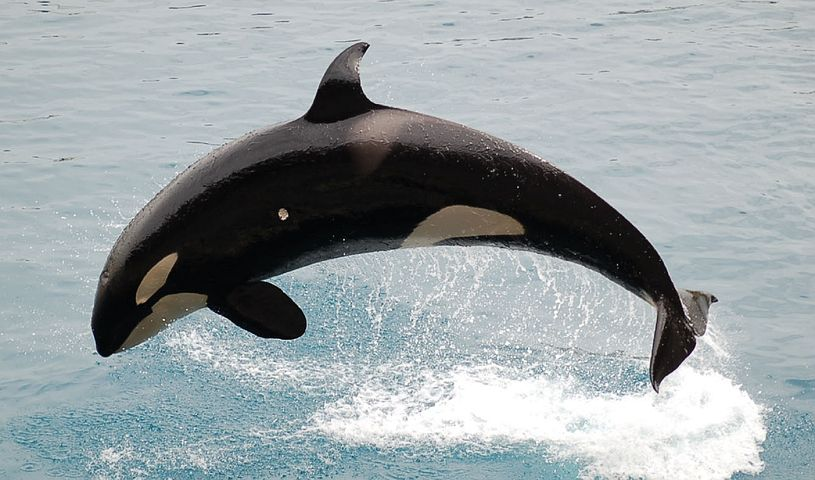
#> input picture btl/images/whale.jpg, 815 x 480 px
$ jupyter execute --allow-errors Chuong7.ipynb
#> lines starting #> are read from the running program, lines starting #| are printed output that depends on the picture; after the words box and inside, x2 and y2 are one past the last pixel; in counts of white or black regions, pixels touching at a corner belong together
With scikit-image

[cell 1]
from PIL import Image
from skimage.io import imread, imshow, show
import scipy.fftpack as fp
from scipy import ndimage, misc, signal
# from scipy.stats import signaltonoise
# from skimage import data, img_as_float
from skimage.color import rgb2gray
from skimage.transform import rescale
import matplotlib.pylab as pylab
import numpy as np
import numpy.fft
import timeit
import numpy as np
from scipy import signal, misc, ndimage
from skimage import filters, feature, img_as_float
from skimage.io import imread
from skimage.color import rgb2gray
from PIL import Image, ImageFilter
import matplotlib.pylab as pylab

[cell 2]
from skimage.feature import corner_harris
from skimage.color import rgb2gray
from skimage.io import imread
import pylab

# Đọc ảnh RGBA
image = imread('./images/whale.jpg')  # RGB hoặc RGBA image
#> image is the input picture: shape (480, 815, 3); mean R, G, B 152.9, 161.2, 164.4

# Loại bỏ kênh alpha nếu tồn tại
if image.shape[-1] == 4:  # Kiểm tra nếu ảnh có 4 kênh
    image = image[..., :3]  # Giữ lại 3 kênh đầu (RGB)

# Chuyển đổi sang grayscale
image_gray = rgb2gray(image)
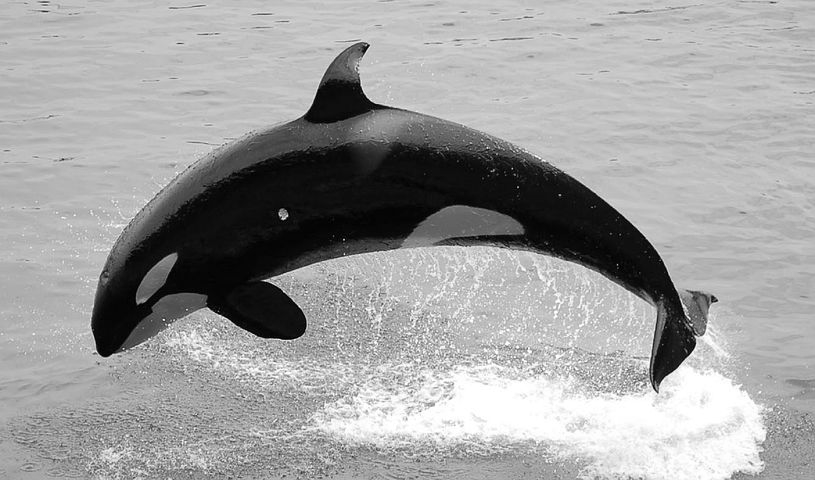
#> image_gray: shape (480, 815) float64; min 0, max 1, mean 0.626

# Áp dụng Harris Corner Detector
coordinates = corner_harris(image_gray, k=0.001)
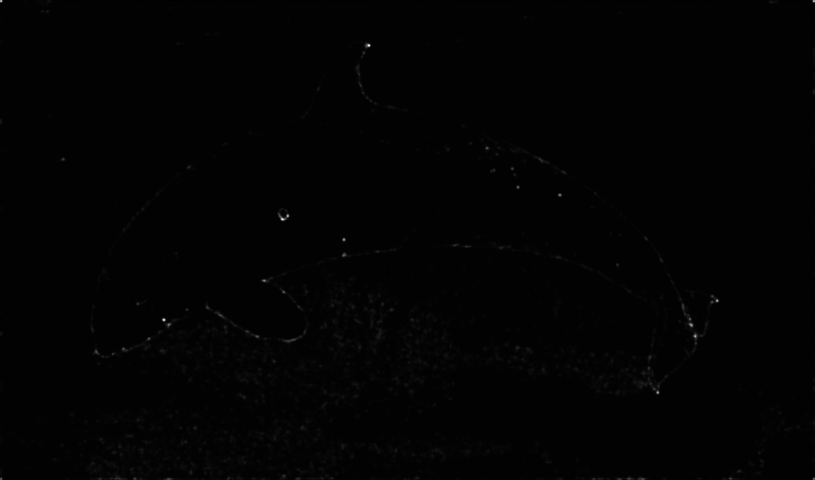
#> coordinates: shape (480, 815) float64; min -0.0377, max 4.43, mean 0.0116; drawn with min black and max white

# Đánh dấu góc phát hiện được bằng màu đỏ
image[coordinates > 0.01 * coordinates.max()] = [255, 0, 0]
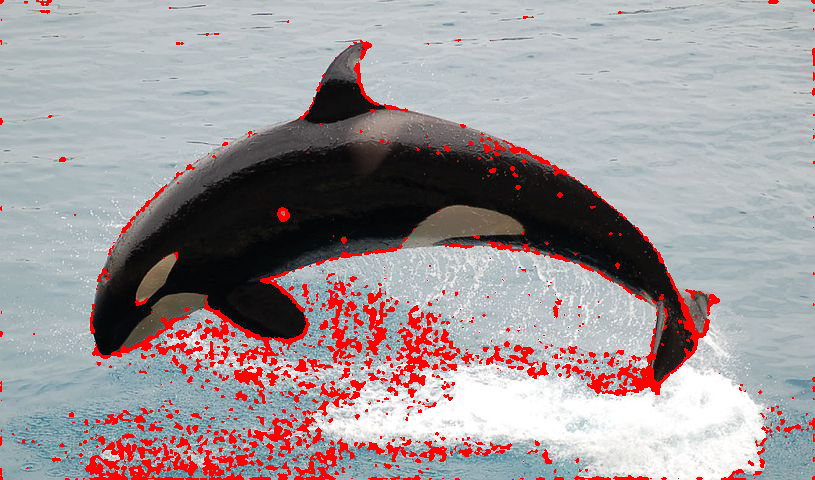
#> image: shape (480, 815, 3); 6.65% of pixels changed, all inside (x1, y1, x2, y2) = (0, 0, 815, 480)

# Hiển thị ảnh
pylab.figure(figsize=(20, 10))
pylab.imshow(image), pylab.axis('off'), pylab.show()

Determinant of Hessian (DoH)

[cell 3]
from matplotlib import colors
from numpy import sqrt
from skimage.feature import blob_dog, blob_log, blob_doh
from skimage.color import rgb2gray
from skimage.io import imread
import matplotlib.pyplot as plt
import pylab

# Đọc ảnh
im = imread('./images/cheetah.png')
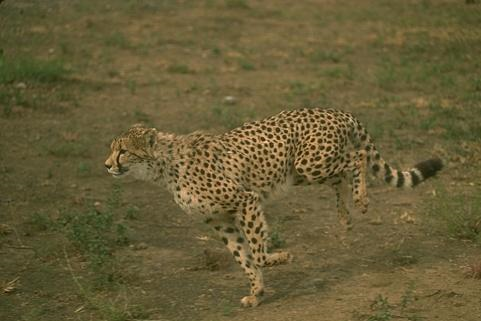
#> input picture btl/images/cheetah.png, 481 x 321 px
#> im is the input picture: shape (321, 481, 4); mean R, G, B, A 103.2, 92.9, 55, 255

# Loại bỏ kênh Alpha nếu có
if im.shape[-1] == 4:  # Kiểm tra nếu ảnh có 4 kênh
    im = im[..., :3]   # Lấy ba kênh đầu (RGB)
#> im: shape (321, 481, 3)

# Chuyển sang ảnh xám
im_gray = rgb2gray(im)
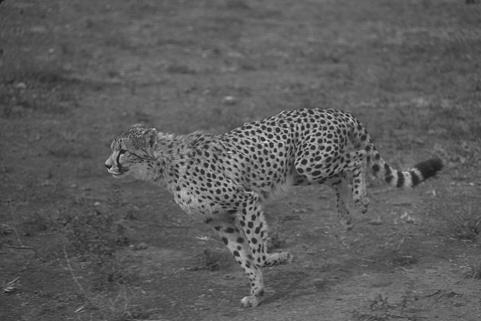
#> im_gray: shape (321, 481) float64; min 0.0531, max 0.867, mean 0.362

# Phát hiện blob
log_blobs = blob_log(im_gray, max_sigma=30, num_sigma=10, threshold=.1)
#> log_blobs = 417 rows, first 8: [128, 294, 1], [130, 249, 1], [155, 121, 1], [137, 311, 1], [118, 321, 1], [125, 288, 1], [117, 272, 1], [142, 266, 1]
log_blobs[:, 2] = sqrt(2) * log_blobs[:, 2]  # Tính bán kính trong cột thứ 3
dog_blobs = blob_dog(im_gray, max_sigma=30, threshold=0.1)
#> dog_blobs = 175 rows, first 8: [128, 294, 1], [130, 249, 1], [155, 121, 1], [142, 266, 1], [299, 244, 1.6], [166, 297, 1], [125, 288, 1], [172, 394, 1.6]
dog_blobs[:, 2] = sqrt(2) * dog_blobs[:, 2]
doh_blobs = blob_doh(im_gray, max_sigma=30, threshold=0.005)
#> doh_blobs = [[161, 303, 4.22], [240, 253, 4.22], [253, 235, 4.22], [223, 249, 4.22]]

list_blobs = [log_blobs, dog_blobs, doh_blobs]
colors, titles = ['yellow', 'lime', 'red'], ['Laplacian of Gaussian',
                                            'Difference of Gaussian', 'Determinant of Hessian']
sequence = zip(list_blobs, colors, titles)

# Hiển thị kết quả
fig, axes = pylab.subplots(2, 2, figsize=(20, 20), sharex=True, sharey=True)
axes = axes.ravel()
axes[0].imshow(im, interpolation='nearest')
axes[0].set_title('Original Image', size=30), axes[0].set_axis_off()

for idx, (blobs, color, title) in enumerate(sequence):
    axes[idx + 1].imshow(im, interpolation='nearest')
    axes[idx + 1].set_title('Blobs with ' + title, size=30)
    for blob in blobs:
        y, x, r = blob
        circle = plt.Circle((x, y), r, color=color, linewidth=2, fill=False)
        axes[idx + 1].add_patch(circle), axes[idx + 1].set_axis_off()
#> this loop made 3 passes
#> (color, title) on passes 1 to 3: ('yellow', 'Laplacian of Gaussian'), ('lime', 'Difference of Gaussian'), ('red', 'Determinant of Hessian')

pylab.tight_layout(), pylab.show()
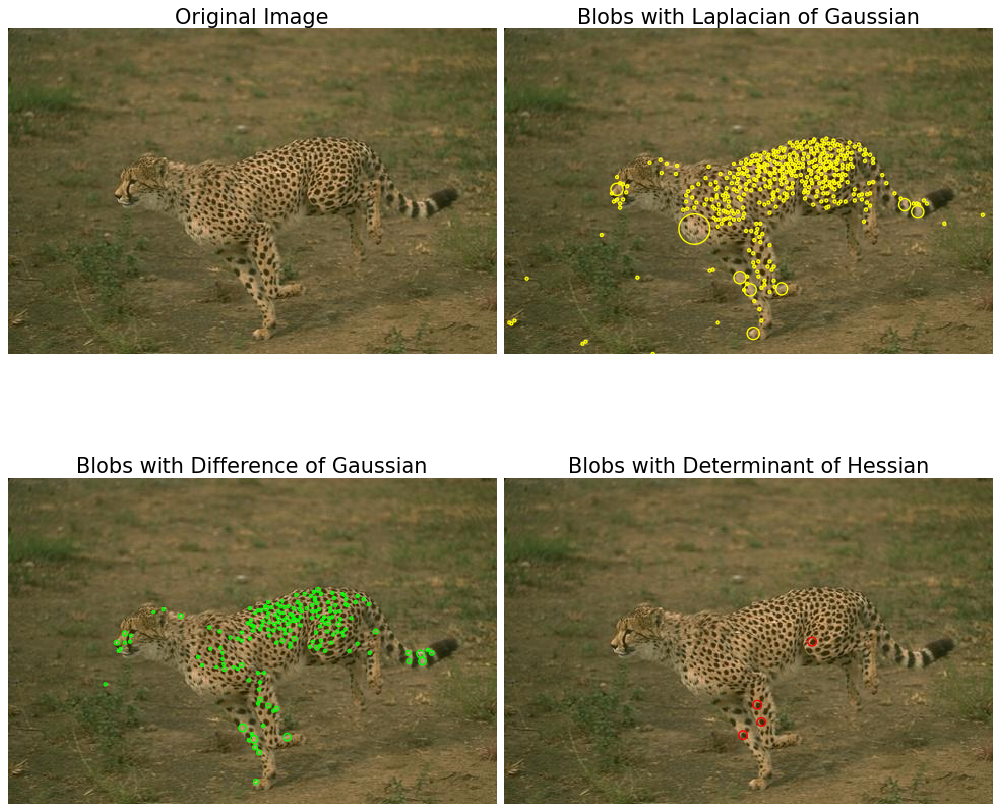
#> figure drawn by matplotlib, 4 panels
